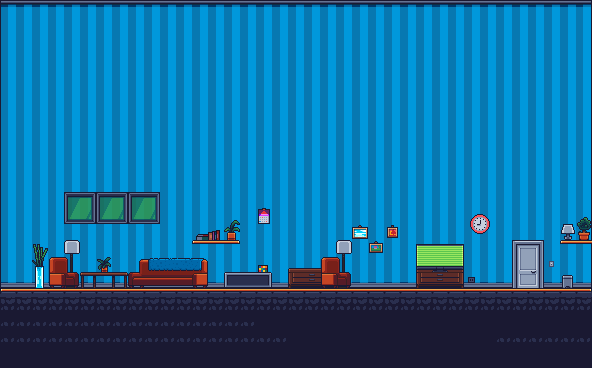

Rendered tile map (Tiled .tmx) drawn with the repository's tilesets; below, a short description and the map source with its tile grids summarised:
An orthogonal 37x23 tile map with 16x16 px tiles, 5 tile layers (Ground, Tile Layer 2, Tile Layer 1, Tile Layer 3, ...), 5 tilesets.

<map version="1.10" tiledversion="1.10.2" orientation="orthogonal" renderorder="right-down" width="37" height="23" tilewidth="16" tileheight="16" infinite="0" nextlayerid="7" nextobjectid="1">
 <editorsettings>
  <export target="livingRoomMap.json" format="json" />
 </editorsettings>
 <tileset firstgid="1" source="Background.tsx" />
 <tileset firstgid="581" source="mp_cs_tilemap_all.tsx" />
 <tileset firstgid="2629" source="Chill Room.tsx" />
 <tileset firstgid="2833" source="Bathroom.tsx" />
 <tileset firstgid="3042" source="Play Room.tsx" />
 <layer id="6" name="Ground" width="37" height="23">
  <data>[851 cells, 185 non-empty, 3 distinct tile ids]</data>
 </layer>
 <layer id="3" name="Tile Layer 2" width="37" height="23">
  <data>[851 cells, 666 non-empty, 9 distinct tile ids]</data>
 </layer>
 <layer id="1" name="Tile Layer 1" width="37" height="23">
  <data>[851 cells, 36 non-empty, 27 distinct tile ids]</data>
 </layer>
 <layer id="4" name="Tile Layer 3" width="37" height="23">
  <data>[851 cells, 102 non-empty, 51 distinct tile ids]</data>
 </layer>
 <layer id="5" name="Tile Layer 4" width="37" height="23">
  <data>[851 cells, 4 non-empty, 4 distinct tile ids]</data>
 </layer>
</map>
